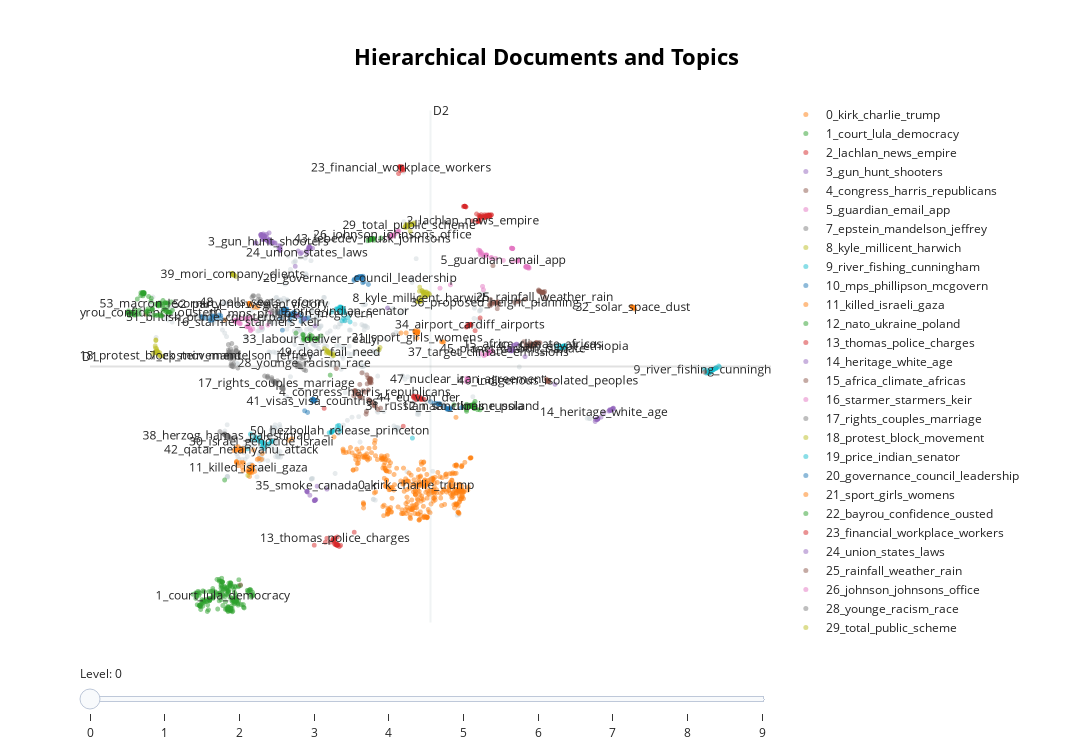

Here is the notebook cell this chart was saved with:
### Code cell
topic_model.visualize_hierarchical_documents(docs=per_para_data['paragraphs'],
                                             hierarchical_topics=hierarchy)
